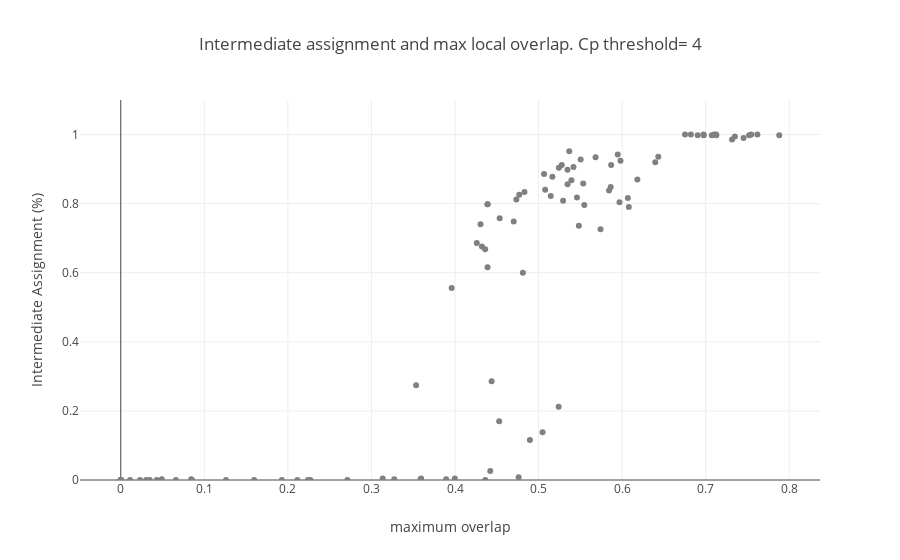

The notebook cell this image was saved under:
### Markdown cell above
**Proportion of samples from mixed population labelled to each reference as a function of relative overlap.**

And finally study the relation between the variables we are interested in obtaining.

Here, the game is to understand the relation between relative overlap and classification output. We want to know how overlap impacts the number of errors and intermediate classificaiton. On the flip side, what proportion of haplotypes are classed into reference classes as a measure of relative overlap?

I have found the best descriptor of the probability of classification into a given class (pure or intermediate), to be the relative frequency of observations at the shared frequency. That is, the proportion of elements of one classs that are the shared source, divided by the proportion of elements from the other class that are found there as well. I believe this is because of some issues with the calculation of of overlap; but relative frequency is already an informative descriptor.

### Code cell
labels= [0,1,2]
Error_rate= {x:[] for x in labels if x not in references}
Global_error_rate= []
Global_intermediates= []
where= []

Pure_errors= {x:[] for x in labels if x in references}
Pure_assignment= {x:[] for x in labels if x in references}
Intermediate_rate= {x:[] for x in labels if x not in references}

for bl in Blocks[1].keys():
    label_indicies= label_indicies_bl[bl]
    
    ##everyone:
    non_outlier= [x for x in range(sum(Sizes)) if Blocks3[1][bl][x] != len(references) + 1]
    misshaps= [x for x in range(sum(Sizes)) if Blocks[1][bl][x] != Blocks3[1][bl][x] and Blocks3[1][bl][x] -1 in labels]
    intermediates= [x for x in range(sum(Sizes)) if Blocks3[1][bl][x] > len(labels)]
    
    intimicy= len(intermediates) / float(len(non_outlier))
    rate= len(misshaps) / float(len(non_outlier))
    
    Global_intermediates.append(intimicy)
    Global_error_rate.append(rate)

    
    
    origins_place= {z:[x for x in ind_to_group.keys() if ind_to_group[x][0] == z] for z in labels}
    for pop in references:
        non_outlier= [x for x in origins_place[2] if Blocks3[1][bl][x] != len(references) + 1]
        original= [x for x in non_outlier if Blocks2[1][bl][x] == pop + 1]
        
        error_by_pop= [x for x in original if Blocks3[1][bl][x] != pop + 1]
        
        if len(original) == 0:
            error_by_pop= 1
        else:
            error_by_pop= len(error_by_pop) / float(len(original))
        
        full_assignment= [x for x in non_outlier if Blocks3[1][bl][x] == pop + 1]
        full_assignment= len(full_assignment) / float(len(non_outlier))
        
        Pure_errors[pop].append(error_by_pop)
        Pure_assignment[pop].append(full_assignment)
        
    for pop in [x for x in label_indicies.keys() if x not in references]:
        
        non_outlier= [x for x in label_indicies[pop] if Blocks3[1][bl][x] != len(references) + 1]
        misshaps= [x for x in label_indicies[pop] if Blocks[1][bl][x] != Blocks3[1][bl][x] and Blocks3[1][bl][x] -1 in labels]
        intermediates= [x for x in label_indicies[pop] if Blocks3[1][bl][x] > len(labels)]
        intimicy= len(intermediates) / float(len(non_outlier))
        rate= len(misshaps) / float(len(non_outlier))
        
        Intermediate_rate[pop].append(intimicy)
        Error_rate[pop].append(rate)
        where.append(bl)


tup= '12'
Xs= []
pop1= []
labels= []

for window in sorted(Windows_union.keys()):
    Xs.extend([window] * 4)
    pop1.append(Windows_union[window][tuple((int(tup[0]),int(tup[1])))][int(tup[0])])
    pop1.append(Windows_union[window][tuple((int(tup[0]),int(tup[1])))][int(tup[1])])
    pop1.append(Windows_union[window][tuple((int(tup[0]),int(tup[1])))]['empty'])
    pop1.append(Windows_union[window][tuple((int(tup[0]),int(tup[1])))]['PU'])
    labels.extend([0,1,'leftover space','PU'])

coords= {i:[x for x in range(len(labels)) if labels[x] == i] for i in list(set(labels))}

datum= np.array([Xs,pop1]).T



freqs= {u:[[angle / len(Proportion_range) * 10,1-(angle / len(Proportion_range) * 10)][u] * Sizes[2] / \
           (sum([Sizes[u],[angle / len(Proportion_range) * 10,1-(angle / len(Proportion_range) * 10)][u] * Sizes[2]])) for angle in Proportion_range] for u in [0,1]}

freq1= [(Sizes[2] * (.5 + np.sin(angle) / 2)) / float(Sizes[2] * (.5 + np.sin(angle) / 2) + Sizes[0]) for angle in Proportion_range]
freq2= [(Sizes[2] - Sizes[2] * (.5 + np.sin(angle) / 2)) / float((Sizes[2] - Sizes[2] * (.5 + np.sin(angle) / 2)) + Sizes[1]) for angle in Proportion_range]

Combo= [freq1,freq2]
Frequency_differences= [min([Combo[u][x] for u in range(len(Combo))]) / max([Combo[u][x] for u in range(len(Combo))]) for x in range(len(Combo[0]))]
Freq_0= [Combo[0][x] / Combo[1][x] for x in range(len(Combo[0]))]


PU_threshold= .4
PU_high= [int(datum[coords['PU'],1][x] > PU_threshold) for x in range(len(datum[coords['PU'],1]))]
PU_indexes= {z:[x for x in range(len(PU_high)) if PU_high[x] == z] for z in [0,1]}


Error_threshold= .3
Error_high= [int(x > Error_threshold) for x in Global_error_rate]
Error_indexes= {z:[x for x in range(len(Error_high)) if Error_high[x] == z] for z in [0,1]}



fig_data= [go.Scatter(
#x= [(.5 + angle *  .5 / len(Proportion_range) * 10) / (.5 - angle *  .5 / len(Proportion_range) * 10)  for angle in Proportion_range],
#x= [Frequency_differences[x] for x in Error_indexes[i]],
#x= [np.log(Freq_0[x])  for x in Error_indexes[i]],
#x= Freq_0,
#x= [sum([Combo[z][x] for z in range(len(Combo))]) for x in Error_indexes[i]],
#x= [np.sin(angle) / 2 + .5 for angle in Proportion_range],
#x= [angle *  .5 / len(Proportion_range) * 10 for angle in Proportion_range],
#x= [max([datum[coords[z][x],1] for z in [0,1]]) for x in range(len(Windows_union.keys()))],
#x= [datum[coords[i][x],1] for x in range(len(Windows_union.keys()))],
#x= [datum[coords['PU'],1][x] for x in Error_indexes[i]],
#x= datum[coords['PU'],1],
x= [max([datum[coords[i][x],1],datum[coords[1-i][x],1]]) for x in range(len(Windows_union.keys()))],
#y= [Pure_assignment[0][x] for x in Error_indexes[i]],
#y= Pure_assignment[i],
y= [Intermediate_rate[2][x] for x in Error_indexes[i]],
mode= 'markers',
name= "Error {} {}".format(['<','>'][i],Error_threshold),
marker= dict(
    color= ['grey','red'][i]
)
) for i in [0]
]


layout = go.Layout(
    title= 'Intermediate assignment and max local overlap. Cp threshold= {}'.format([Comparison_threshold,'None'][int(Comparison_threshold <= 1)]),
    yaxis=dict(
        range= [0,1.1],
        title='Intermediate Assignment (%)'),
    xaxis=dict(
        #range= [0,.5],
        title='maximum overlap')
)

fig= go.Figure(data=fig_data, layout=layout)
iplot(fig)

### Figure 1 — Plotly figure (JSON) as saved in the notebook; plotly's stock layout.template omitted (floating-point values rounded to 4 significant figures)
{"data": [{"marker": {"color": "grey"}, "mode": "markers", "name": "Error < 0.3", "type": "scatter", "x": [0.6904, 0.6823, 0.7073, 0.5948, 0.5868, 0.546, 0.5534, 0.4535, 0.4734, 0.4261, 0.5048, 0.3894, 0.1928, 0.227, 0, 0, 0, 0, 0.03459, 0.1596, 0.3998, 0.4422, 0.4896, 0.4389, 0.4391, 0.4831, 0.5079, 0.5368, 0.5682, 0.5981, 0.7618, 0.7546, 0.7453, 0.7101, 0.5864, 0.6183, 0.5482, 0.5547, 0.5294, 0.4305, 0.439, 0.4528, 0.4363, 0.06607, 0.2712, 0.04906, 0, 0, 0.0004699, 0.04302, 0.126, 0.2114, 0.3587, 0.4761, 0.4322, 0.4812, 0.5741, 0.5347, 0.5843, 0.6068, 0.7316, 0.6396, 0.7349, 0.6753, 0.7128, 0.5504, 0.5278, 0.5346, 0.5243, 0.5166, 0.4769, 0.396, 0.5241, 0.3535, 0.3273, 0.224, 0.08526, 0.01117, 0.02302, 0, 0, 0.0843, 0.03039, 0.3135, 0.3594, 0.4438, 0.4361, 0.4703, 0.5066, 0.5146, 0.5393, 0.5418, 0.6977, 0.788, 0.752, 0.7124, 0.6974, 0.6433, 0.608, 0.5969], "y": [0.998, 1, 0.998, 0.942, 0.912, 0.818, 0.858, 0.758, 0.812, 0.686, 0.138, 0.002, 0, 0, 0, 0, 0, 0, 0, 0, 0.004, 0.026, 0.116, 0.798, 0.798, 0.834, 0.84, 0.952, 0.934, 0.924, 1, 1, 0.99, 1, 0.848, 0.87, 0.736, 0.796, 0.808, 0.74, 0.616, 0.17, 0, 0, 0, 0.002, 0, 0, 0, 0, 0, 0, 0.002, 0.008, 0.676, 0.6, 0.726, 0.856, 0.838, 0.816, 0.986, 0.92, 0.994, 1, 0.998, 0.928, 0.912, 0.898, 0.904, 0.878, 0.826, 0.556, 0.212, 0.274, 0.002, 0, 0, 0, 0, 0, 0, 0.002, 0, 0.004, 0.004, 0.286, 0.668, 0.748, 0.886, 0.822, 0.868, 0.906, 0.998, 0.998, 0.998, 1, 1, 0.936, 0.79, 0.804]}], "layout": {"title": "Intermediate assignment and max local overlap. Cp threshold= 4", "xaxis": {"title": "maximum overlap"}, "yaxis": {"range": [0, 1.1], "title": "Intermediate Assignment (%)"}}}
